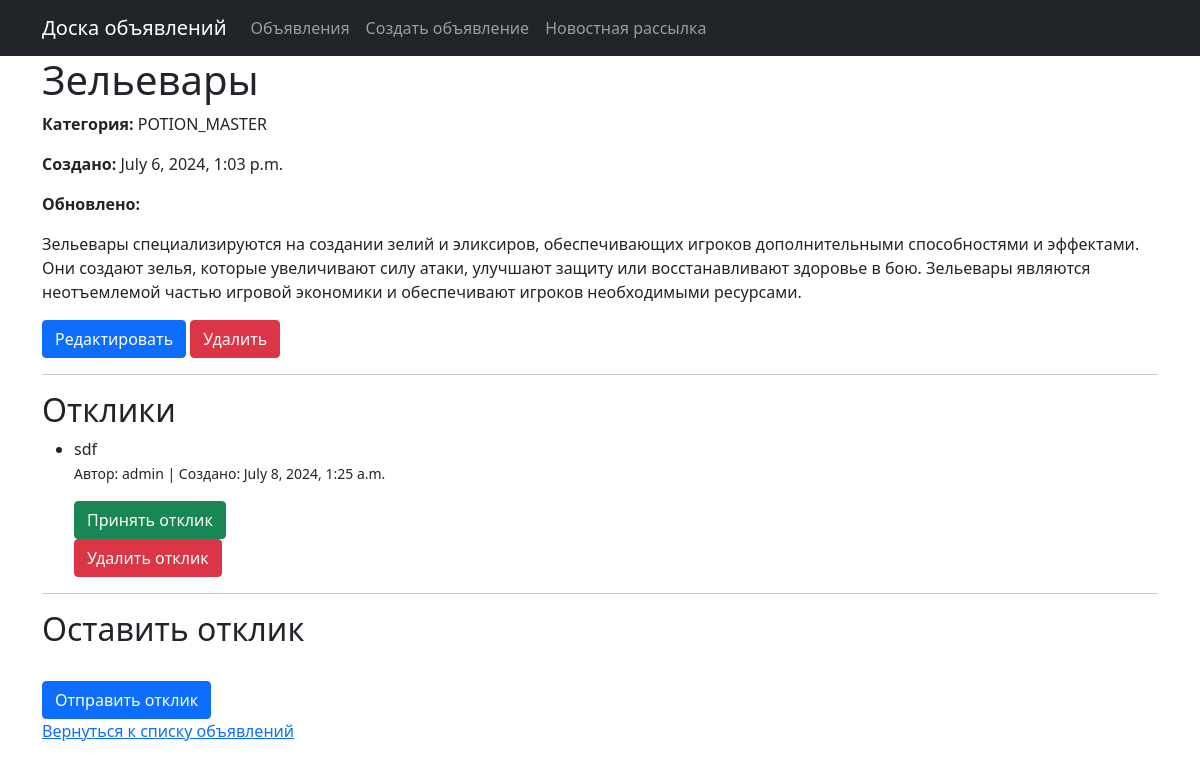
/ads/9/ (signed in), run on the app's committed database.
### board/models.py (models this page shows, shortened)
class Ad(models.Model):
    CATEGORY_CHOICES = [
        ('TANK', 'Танки'),
        ('HEALER', 'Хилы'),
        ('DPS', 'ДД'),
        ('MERCHANT', 'Торговцы'),
        ('GUILDMASTER', 'Гилдмастеры'),
        ('QUESTGIVER', 'Квестгиверы'),
        ('BLACKSMITH', 'Кузнецы'),
        ('LEATHERWORKER', 'Кожевники'),
        ('POTION_MASTER', 'Зельевары'),
        ('SPELLMASTER', 'Мастера заклинаний'),
    ]
    title = models.CharField(max_length=255)
    content = CKEditor5Field('Контент')
    created_at = models.DateTimeField(auto_now_add=True)
    update_at = models.DateTimeField(auto_now=True)
    user = models.ForeignKey(CustomUser, on_delete=models.CASCADE)
    category = models.CharField(max_length=20, choices=CATEGORY_CHOICES)

class Response(models.Model):
    content = models.TextField()
    created_at = models.DateTimeField(auto_now_add=True)
    is_accepted = models.BooleanField(default = False)
    ad = models.ForeignKey(Ad, on_delete=models.CASCADE)
    user = models.ForeignKey(CustomUser, on_delete=models.CASCADE)

class CustomUser(AbstractUser):
    bio = models.TextField(blank=True, null=True)
    profile_picture = models.ImageField(upload_to='profile_pics/', blank=True, null=True)

### board/views.py (the view)
# urls.py: path('ads/<int:pk>/', AdDetail.as_view(), name='ad_detail'),
class AdDetail(DetailView):
    model = Ad
    template_name = "ad_detail.html"
    context_object_name = "ad"
    def get_context_data(self, **kwargs):
        context = super().get_context_data(**kwargs)
        context['responses'] = Response.objects.filter(ad=self.object)
        return context

### templates/ad_detail.html (shortened to what this page needs)
{% extends "flatpages/default.html" %}
{% block content %}
  <h1>{{ ad.title }}</h1>
  <p><strong>Категория:</strong> {{ ad.category }}</p>
  <p><strong>Создано:</strong> {{ ad.created_at }}</p>
  <p><strong>Обновлено:</strong> {{ ad.updated_at }}</p>
  <div>{{ ad.content|safe }}</div>
  {% if request.user == ad.user %}
    <a href="{% url 'ad_update' ad.id %}" class="btn btn-primary">Редактировать</a>
    <a href="{% url 'ad_delete' ad.id %}" class="btn btn-danger">Удалить</a>
  {% endif %}
  <hr>
  <h2>Отклики</h2>
  <ul>
    {% for response in responses %}
      <li>
        <div>{{ response.content|safe }}</div>
        <p><small>Автор: {{ response.user.username }} | Создано: {{ response.created_at }}</small></p>
        {% if request.user == ad.user %}
          {% if not response.is_accepted %}
            <form method="post" action="{% url 'response_accept' response.id %}">
              <button type="submit" class="btn btn-success">Принять отклик</button>
            </form>
          {% else %}
            <span class="badge badge-success">Принято</span>
          {% endif %}
          <form method="post" action="{% url 'response_delete' response.id %}">
            <button type="submit" class="btn btn-danger">Удалить отклик</button>
          </form>
        {% endif %}
      </li>
    {% empty %}
      <li>Пока нет откликов.</li>
    {% endfor %}
  </ul>
  <hr>
  <h2>Оставить отклик</h2>
  <form method="post" action="{% url 'response_create' ad_id=ad.pk %}">
    <div class="form-group">
    </div>
    <button type="submit" class="btn btn-primary">Отправить отклик</button>
  </form>
  <a href="{% url 'ads_list' %}">Вернуться к списку объявлений</a>
{% endblock %}

### data on the page
Ad: title "Зельевары", category "POTION_MASTER", created_at "July 6, 2024, 1:03 p.m.", content "Зельевары специализируются на создании зелий и эликсиров, обеспечивающих игроков дополнительными способностями и эффектами. Они создают зелья, которые увеличивают силу атаки, улучшают защиту или восстанавливают здоровье в бою. Зельевары являются неотъемлемой частью игровой экономики и обеспечивают игроков необходимыми ресурсами."
Response: content "sdf", user.username "admin", created_at "July 8, 2024, 1:25 a.m.", is_accepted "Принять отклик"
